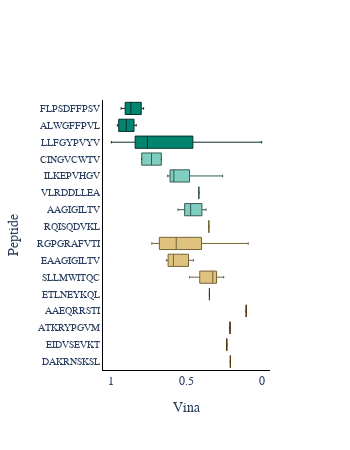
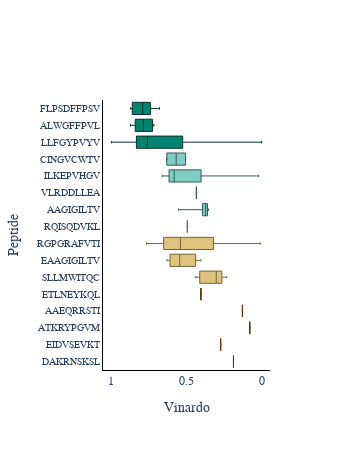
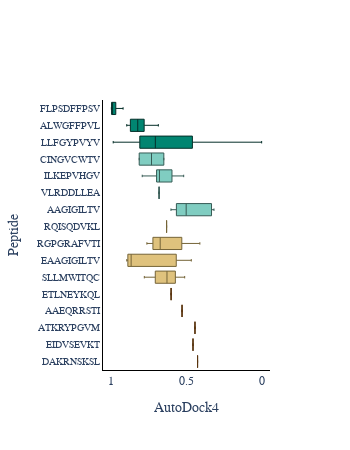
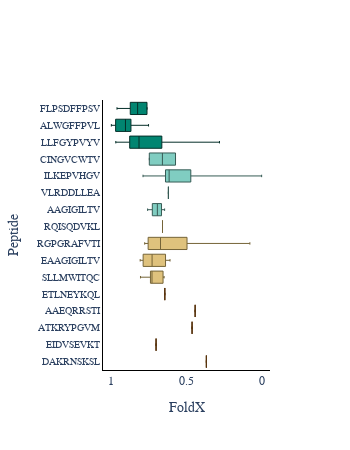

Notebook code for these charts, in order:
### Code cell
for f in scorings:
    fig = make_boxplot(dataset, f)
    fig.write_image("figures/boxplot-"+f+".svg")
    iplot(fig)

### Figure 1 — Plotly figure (JSON) as saved in the notebook; plotly's stock layout.template omitted (floating-point values rounded to 4 significant figures)
{"data": [{"boxpoints": false, "fillcolor": "#a6611a", "jitter": 0.5, "line": {"color": "#59340e", "width": 1}, "marker": {"color": "rgb(0, 0, 0)", "size": 2}, "name": "DAKRNSKSL", "type": "box", "whiskerwidth": 0.2, "x": [0.208]}, {"boxpoints": false, "fillcolor": "#a6611a", "jitter": 0.5, "line": {"color": "#59340e", "width": 1}, "marker": {"color": "rgb(0, 0, 0)", "size": 2}, "name": "EIDVSEVKT", "type": "box", "whiskerwidth": 0.2, "x": [0.2322]}, {"boxpoints": false, "fillcolor": "#a6611a", "jitter": 0.5, "line": {"color": "#59340e", "width": 1}, "marker": {"color": "rgb(0, 0, 0)", "size": 2}, "name": "ATKRYPGVM", "type": "box", "whiskerwidth": 0.2, "x": [0.2106]}, {"boxpoints": false, "fillcolor": "#a6611a", "jitter": 0.5, "line": {"color": "#59340e", "width": 1}, "marker": {"color": "rgb(0, 0, 0)", "size": 2}, "name": "AAEQRRSTI", "type": "box", "whiskerwidth": 0.2, "x": [0.1027]}, {"boxpoints": false, "fillcolor": "#a6611a", "jitter": 0.5, "line": {"color": "#59340e", "width": 1}, "marker": {"color": "rgb(0, 0, 0)", "size": 2}, "name": "ETLNEYKQL", "type": "box", "whiskerwidth": 0.2, "x": [0.3473]}, {"boxpoints": false, "fillcolor": "#dfc27d", "jitter": 0.5, "line": {"color": "#756438", "width": 1}, "marker": {"color": "rgb(0, 0, 0)", "size": 2}, "name": "SLLMWITQC", "type": "box", "whiskerwidth": 0.2, "x": [0.3243, 0.2876, 0.4166, 0.4102, 0.3042, 0.3265, 0.2525, 0.3251, 0.4794]}, {"boxpoints": false, "fillcolor": "#dfc27d", "jitter": 0.5, "line": {"color": "#756438", "width": 1}, "marker": {"color": "rgb(0, 0, 0)", "size": 2}, "name": "EAAGIGILTV", "type": "box", "whiskerwidth": 0.2, "x": [0.4534, 0.5868, 0.6343]}, {"boxpoints": false, "fillcolor": "#dfc27d", "jitter": 0.5, "line": {"color": "#756438", "width": 1}, "marker": {"color": "rgb(0, 0, 0)", "size": 2}, "name": "RGPGRAFVTI", "type": "box", "whiskerwidth": 0.2, "x": [0.7308, 0.6806, 0.5084, 0.4002, 0.08936, 0.6283]}, {"boxpoints": false, "fillcolor": "#dfc27d", "jitter": 0.5, "line": {"color": "#756438", "width": 1}, "marker": {"color": "rgb(0, 0, 0)", "size": 2}, "name": "RQISQDVKL", "type": "box", "whiskerwidth": 0.2, "x": [0.3516]}, {"boxpoints": false, "fillcolor": "#80cdc1", "jitter": 0.5, "line": {"color": "#365b55", "width": 1}, "marker": {"color": "rgb(0, 0, 0)", "size": 2}, "name": "AAGIGILTV", "type": "box", "whiskerwidth": 0.2, "x": [0.4695, 0.5052, 0.4751, 0.5191, 0.5568, 0.373, 0.37, 0.4217]}, {"boxpoints": false, "fillcolor": "#80cdc1", "jitter": 0.5, "line": {"color": "#365b55", "width": 1}, "marker": {"color": "rgb(0, 0, 0)", "size": 2}, "name": "VLRDDLLEA", "type": "box", "whiskerwidth": 0.2, "x": [0.4182]}, {"boxpoints": false, "fillcolor": "#80cdc1", "jitter": 0.5, "line": {"color": "#365b55", "width": 1}, "marker": {"color": "rgb(0, 0, 0)", "size": 2}, "name": "ILKEPVHGV", "type": "box", "whiskerwidth": 0.2, "x": [0.4561, 0.6156, 0.5913, 0.5846, 0.2599, 0.6253, 0.5505]}, {"boxpoints": false, "fillcolor": "#80cdc1", "jitter": 0.5, "line": {"color": "#365b55", "width": 1}, "marker": {"color": "rgb(0, 0, 0)", "size": 2}, "name": "CINGVCWTV", "type": "box", "whiskerwidth": 0.2, "x": [0.6673, 0.7981]}, {"boxpoints": false, "fillcolor": "#018571", "jitter": 0.5, "line": {"color": "#052f29", "width": 1}, "marker": {"color": "rgb(0, 0, 0)", "size": 2}, "name": "LLFGYPVYV", "type": "box", "whiskerwidth": 0.2, "x": [0.5543, 0.7876, 0.6892, 0.7359, 0.7475, 0.8784, 0.7446, 0.8448, 0.9284, 1, 0.8418, 0.8286, 0.8417, 0.8262, 0.7979, 0.7733, 0, 0.1388, 0.1677, 0.1445, 0.1012, 0.0348, 0.886, 0.7447, 0.7602]}, {"boxpoints": false, "fillcolor": "#018571", "jitter": 0.5, "line": {"color": "#052f29", "width": 1}, "marker": {"color": "rgb(0, 0, 0)", "size": 2}, "name": "ALWGFFPVL", "type": "box", "whiskerwidth": 0.2, "x": [0.937, 0.9605, 0.9529, 0.9511, 0.857, 0.8343, 0.9232, 0.8787, 0.8492, 0.8465]}, {"boxpoints": false, "fillcolor": "#018571", "jitter": 0.5, "line": {"color": "#052f29", "width": 1}, "marker": {"color": "rgb(0, 0, 0)", "size": 2}, "name": "FLPSDFFPSV", "type": "box", "whiskerwidth": 0.2, "x": [0.8701, 0.9353, 0.8064, 0.8989, 0.7854]}], "layout": {"boxgap": 0.15, "boxgroupgap": 0.15, "font": {"family": "Times New Roman"}, "height": 450, "paper_bgcolor": "rgba(0, 0, 0, 0)", "plot_bgcolor": "rgba(0, 0, 0, 0)", "showlegend": false, "width": 350, "xaxis": {"autorange": "reversed", "linecolor": "Black", "showline": true, "title": {"text": "Vina"}, "zeroline": true}, "yaxis": {"dtick": 0.1, "linecolor": "Black", "showline": true, "tickfont": {"size": 10}, "title": {"text": "Peptide"}, "zeroline": true}}}

### Figure 2 — Plotly figure (JSON) as saved in the notebook; plotly's stock layout.template omitted (floating-point values rounded to 4 significant figures)
{"data": [{"boxpoints": false, "fillcolor": "#a6611a", "jitter": 0.5, "line": {"color": "#59340e", "width": 1}, "marker": {"color": "rgb(0, 0, 0)", "size": 2}, "name": "DAKRNSKSL", "type": "box", "whiskerwidth": 0.2, "x": [0.1874]}, {"boxpoints": false, "fillcolor": "#a6611a", "jitter": 0.5, "line": {"color": "#59340e", "width": 1}, "marker": {"color": "rgb(0, 0, 0)", "size": 2}, "name": "EIDVSEVKT", "type": "box", "whiskerwidth": 0.2, "x": [0.2728]}, {"boxpoints": false, "fillcolor": "#a6611a", "jitter": 0.5, "line": {"color": "#59340e", "width": 1}, "marker": {"color": "rgb(0, 0, 0)", "size": 2}, "name": "ATKRYPGVM", "type": "box", "whiskerwidth": 0.2, "x": [0.07904]}, {"boxpoints": false, "fillcolor": "#a6611a", "jitter": 0.5, "line": {"color": "#59340e", "width": 1}, "marker": {"color": "rgb(0, 0, 0)", "size": 2}, "name": "AAEQRRSTI", "type": "box", "whiskerwidth": 0.2, "x": [0.1279]}, {"boxpoints": false, "fillcolor": "#a6611a", "jitter": 0.5, "line": {"color": "#59340e", "width": 1}, "marker": {"color": "rgb(0, 0, 0)", "size": 2}, "name": "ETLNEYKQL", "type": "box", "whiskerwidth": 0.2, "x": [0.4044]}, {"boxpoints": false, "fillcolor": "#dfc27d", "jitter": 0.5, "line": {"color": "#756438", "width": 1}, "marker": {"color": "rgb(0, 0, 0)", "size": 2}, "name": "SLLMWITQC", "type": "box", "whiskerwidth": 0.2, "x": [0.277, 0.2324, 0.4387, 0.4076, 0.3021, 0.2728, 0.2401, 0.3541, 0.4254]}, {"boxpoints": false, "fillcolor": "#dfc27d", "jitter": 0.5, "line": {"color": "#756438", "width": 1}, "marker": {"color": "rgb(0, 0, 0)", "size": 2}, "name": "EAAGIGILTV", "type": "box", "whiskerwidth": 0.2, "x": [0.4039, 0.5453, 0.6304]}, {"boxpoints": false, "fillcolor": "#dfc27d", "jitter": 0.5, "line": {"color": "#756438", "width": 1}, "marker": {"color": "rgb(0, 0, 0)", "size": 2}, "name": "RGPGRAFVTI", "type": "box", "whiskerwidth": 0.2, "x": [0.7654, 0.6521, 0.4686, 0.3203, 0.009138, 0.6124]}, {"boxpoints": false, "fillcolor": "#dfc27d", "jitter": 0.5, "line": {"color": "#756438", "width": 1}, "marker": {"color": "rgb(0, 0, 0)", "size": 2}, "name": "RQISQDVKL", "type": "box", "whiskerwidth": 0.2, "x": [0.494]}, {"boxpoints": false, "fillcolor": "#80cdc1", "jitter": 0.5, "line": {"color": "#365b55", "width": 1}, "marker": {"color": "rgb(0, 0, 0)", "size": 2}, "name": "AAGIGILTV", "type": "box", "whiskerwidth": 0.2, "x": [0.3728, 0.4063, 0.3539, 0.373, 0.5539, 0.3666, 0.3532, 0.3815]}, {"boxpoints": false, "fillcolor": "#80cdc1", "jitter": 0.5, "line": {"color": "#365b55", "width": 1}, "marker": {"color": "rgb(0, 0, 0)", "size": 2}, "name": "VLRDDLLEA", "type": "box", "whiskerwidth": 0.2, "x": [0.434]}, {"boxpoints": false, "fillcolor": "#80cdc1", "jitter": 0.5, "line": {"color": "#365b55", "width": 1}, "marker": {"color": "rgb(0, 0, 0)", "size": 2}, "name": "ILKEPVHGV", "type": "box", "whiskerwidth": 0.2, "x": [0.363, 0.6193, 0.5818, 0.5231, 0.02003, 0.6607, 0.6062]}, {"boxpoints": false, "fillcolor": "#80cdc1", "jitter": 0.5, "line": {"color": "#365b55", "width": 1}, "marker": {"color": "rgb(0, 0, 0)", "size": 2}, "name": "CINGVCWTV", "type": "box", "whiskerwidth": 0.2, "x": [0.5061, 0.631]}, {"boxpoints": false, "fillcolor": "#018571", "jitter": 0.5, "line": {"color": "#052f29", "width": 1}, "marker": {"color": "rgb(0, 0, 0)", "size": 2}, "name": "LLFGYPVYV", "type": "box", "whiskerwidth": 0.2, "x": [0.6383, 0.7895, 0.6771, 0.7547, 0.7279, 0.8633, 0.761, 0.8712, 0.9409, 1, 0.8318, 0.8184, 0.8373, 0.8209, 0.7282, 0.742, 0.0236, 0.1379, 0.1868, 0.1631, 0, 0.03669, 0.8621, 0.7966, 0.794]}, {"boxpoints": false, "fillcolor": "#018571", "jitter": 0.5, "line": {"color": "#052f29", "width": 1}, "marker": {"color": "rgb(0, 0, 0)", "size": 2}, "name": "ALWGFFPVL", "type": "box", "whiskerwidth": 0.2, "x": [0.8724, 0.8618, 0.8182, 0.841, 0.8134, 0.7605, 0.7501, 0.7264, 0.7167, 0.7209]}, {"boxpoints": false, "fillcolor": "#018571", "jitter": 0.5, "line": {"color": "#052f29", "width": 1}, "marker": {"color": "rgb(0, 0, 0)", "size": 2}, "name": "FLPSDFFPSV", "type": "box", "whiskerwidth": 0.2, "x": [0.7916, 0.8721, 0.7606, 0.8568, 0.6795]}], "layout": {"boxgap": 0.15, "boxgroupgap": 0.15, "font": {"family": "Times New Roman"}, "height": 450, "paper_bgcolor": "rgba(0, 0, 0, 0)", "plot_bgcolor": "rgba(0, 0, 0, 0)", "showlegend": false, "width": 350, "xaxis": {"autorange": "reversed", "linecolor": "Black", "showline": true, "title": {"text": "Vinardo"}, "zeroline": true}, "yaxis": {"dtick": 0.1, "linecolor": "Black", "showline": true, "tickfont": {"size": 10}, "title": {"text": "Peptide"}, "zeroline": true}}}

### Figure 3 — Plotly figure (JSON) as saved in the notebook; plotly's stock layout.template omitted (floating-point values rounded to 4 significant figures)
{"data": [{"boxpoints": false, "fillcolor": "#a6611a", "jitter": 0.5, "line": {"color": "#59340e", "width": 1}, "marker": {"color": "rgb(0, 0, 0)", "size": 2}, "name": "DAKRNSKSL", "type": "box", "whiskerwidth": 0.2, "x": [0.4263]}, {"boxpoints": false, "fillcolor": "#a6611a", "jitter": 0.5, "line": {"color": "#59340e", "width": 1}, "marker": {"color": "rgb(0, 0, 0)", "size": 2}, "name": "EIDVSEVKT", "type": "box", "whiskerwidth": 0.2, "x": [0.4568]}, {"boxpoints": false, "fillcolor": "#a6611a", "jitter": 0.5, "line": {"color": "#59340e", "width": 1}, "marker": {"color": "rgb(0, 0, 0)", "size": 2}, "name": "ATKRYPGVM", "type": "box", "whiskerwidth": 0.2, "x": [0.4436]}, {"boxpoints": false, "fillcolor": "#a6611a", "jitter": 0.5, "line": {"color": "#59340e", "width": 1}, "marker": {"color": "rgb(0, 0, 0)", "size": 2}, "name": "AAEQRRSTI", "type": "box", "whiskerwidth": 0.2, "x": [0.5295]}, {"boxpoints": false, "fillcolor": "#a6611a", "jitter": 0.5, "line": {"color": "#59340e", "width": 1}, "marker": {"color": "rgb(0, 0, 0)", "size": 2}, "name": "ETLNEYKQL", "type": "box", "whiskerwidth": 0.2, "x": [0.6024]}, {"boxpoints": false, "fillcolor": "#dfc27d", "jitter": 0.5, "line": {"color": "#756438", "width": 1}, "marker": {"color": "rgb(0, 0, 0)", "size": 2}, "name": "SLLMWITQC", "type": "box", "whiskerwidth": 0.2, "x": [0.7013, 0.6707, 0.6299, 0.7806, 0.6231, 0.5735, 0.5121, 0.5744, 0.7269]}, {"boxpoints": false, "fillcolor": "#dfc27d", "jitter": 0.5, "line": {"color": "#756438", "width": 1}, "marker": {"color": "rgb(0, 0, 0)", "size": 2}, "name": "EAAGIGILTV", "type": "box", "whiskerwidth": 0.2, "x": [0.468, 0.8975, 0.8683]}, {"boxpoints": false, "fillcolor": "#dfc27d", "jitter": 0.5, "line": {"color": "#756438", "width": 1}, "marker": {"color": "rgb(0, 0, 0)", "size": 2}, "name": "RGPGRAFVTI", "type": "box", "whiskerwidth": 0.2, "x": [0.7176, 0.7234, 0.4111, 0.6324, 0.5313, 0.7636]}, {"boxpoints": false, "fillcolor": "#dfc27d", "jitter": 0.5, "line": {"color": "#756438", "width": 1}, "marker": {"color": "rgb(0, 0, 0)", "size": 2}, "name": "RQISQDVKL", "type": "box", "whiskerwidth": 0.2, "x": [0.6325]}, {"boxpoints": false, "fillcolor": "#80cdc1", "jitter": 0.5, "line": {"color": "#365b55", "width": 1}, "marker": {"color": "rgb(0, 0, 0)", "size": 2}, "name": "AAGIGILTV", "type": "box", "whiskerwidth": 0.2, "x": [0.5422, 0.6034, 0.5867, 0.5476, 0.4621, 0.3354, 0.3315, 0.3171]}, {"boxpoints": false, "fillcolor": "#80cdc1", "jitter": 0.5, "line": {"color": "#365b55", "width": 1}, "marker": {"color": "rgb(0, 0, 0)", "size": 2}, "name": "VLRDDLLEA", "type": "box", "whiskerwidth": 0.2, "x": [0.6823]}, {"boxpoints": false, "fillcolor": "#80cdc1", "jitter": 0.5, "line": {"color": "#365b55", "width": 1}, "marker": {"color": "rgb(0, 0, 0)", "size": 2}, "name": "ILKEPVHGV", "type": "box", "whiskerwidth": 0.2, "x": [0.6798, 0.7052, 0.6759, 0.7946, 0.5186, 0.6809, 0.5703]}, {"boxpoints": false, "fillcolor": "#80cdc1", "jitter": 0.5, "line": {"color": "#365b55", "width": 1}, "marker": {"color": "rgb(0, 0, 0)", "size": 2}, "name": "CINGVCWTV", "type": "box", "whiskerwidth": 0.2, "x": [0.6508, 0.8148]}, {"boxpoints": false, "fillcolor": "#018571", "jitter": 0.5, "line": {"color": "#052f29", "width": 1}, "marker": {"color": "rgb(0, 0, 0)", "size": 2}, "name": "LLFGYPVYV", "type": "box", "whiskerwidth": 0.2, "x": [0.4742, 0.7079, 0.5598, 0.6899, 0.7103, 0.8675, 0.677, 0.7468, 0.9165, 0.9089, 0.8056, 0.8141, 0.8095, 0.7941, 0.8522, 0.9876, 0.1107, 0.1047, 0.03119, 0.09196, 0.4202, 0, 0.7073, 0.6449, 0.6645]}, {"boxpoints": false, "fillcolor": "#018571", "jitter": 0.5, "line": {"color": "#052f29", "width": 1}, "marker": {"color": "rgb(0, 0, 0)", "size": 2}, "name": "ALWGFFPVL", "type": "box", "whiskerwidth": 0.2, "x": [0.7817, 0.791, 0.8711, 0.823, 0.6874, 0.7191, 0.8733, 0.8258, 0.8976, 0.8763]}, {"boxpoints": false, "fillcolor": "#018571", "jitter": 0.5, "line": {"color": "#052f29", "width": 1}, "marker": {"color": "rgb(0, 0, 0)", "size": 2}, "name": "FLPSDFFPSV", "type": "box", "whiskerwidth": 0.2, "x": [1, 0.998, 0.9219, 0.9951, 0.9866]}], "layout": {"boxgap": 0.15, "boxgroupgap": 0.15, "font": {"family": "Times New Roman"}, "height": 450, "paper_bgcolor": "rgba(0, 0, 0, 0)", "plot_bgcolor": "rgba(0, 0, 0, 0)", "showlegend": false, "width": 350, "xaxis": {"autorange": "reversed", "linecolor": "Black", "showline": true, "title": {"text": "AutoDock4"}, "zeroline": true}, "yaxis": {"dtick": 0.1, "linecolor": "Black", "showline": true, "tickfont": {"size": 10}, "title": {"text": "Peptide"}, "zeroline": true}}}

### Figure 4 — Plotly figure (JSON) as saved in the notebook; plotly's stock layout.template omitted (floating-point values rounded to 4 significant figures)
{"data": [{"boxpoints": false, "fillcolor": "#a6611a", "jitter": 0.5, "line": {"color": "#59340e", "width": 1}, "marker": {"color": "rgb(0, 0, 0)", "size": 2}, "name": "DAKRNSKSL", "type": "box", "whiskerwidth": 0.2, "x": [0.3679]}, {"boxpoints": false, "fillcolor": "#a6611a", "jitter": 0.5, "line": {"color": "#59340e", "width": 1}, "marker": {"color": "rgb(0, 0, 0)", "size": 2}, "name": "EIDVSEVKT", "type": "box", "whiskerwidth": 0.2, "x": [0.7023]}, {"boxpoints": false, "fillcolor": "#a6611a", "jitter": 0.5, "line": {"color": "#59340e", "width": 1}, "marker": {"color": "rgb(0, 0, 0)", "size": 2}, "name": "ATKRYPGVM", "type": "box", "whiskerwidth": 0.2, "x": [0.4628]}, {"boxpoints": false, "fillcolor": "#a6611a", "jitter": 0.5, "line": {"color": "#59340e", "width": 1}, "marker": {"color": "rgb(0, 0, 0)", "size": 2}, "name": "AAEQRRSTI", "type": "box", "whiskerwidth": 0.2, "x": [0.4424]}, {"boxpoints": false, "fillcolor": "#a6611a", "jitter": 0.5, "line": {"color": "#59340e", "width": 1}, "marker": {"color": "rgb(0, 0, 0)", "size": 2}, "name": "ETLNEYKQL", "type": "box", "whiskerwidth": 0.2, "x": [0.6443]}, {"boxpoints": false, "fillcolor": "#dfc27d", "jitter": 0.5, "line": {"color": "#756438", "width": 1}, "marker": {"color": "rgb(0, 0, 0)", "size": 2}, "name": "SLLMWITQC", "type": "box", "whiskerwidth": 0.2, "x": [0.7154, 0.6546, 0.7322, 0.8061, 0.649, 0.7515, 0.7296, 0.736, 0.6564]}, {"boxpoints": false, "fillcolor": "#dfc27d", "jitter": 0.5, "line": {"color": "#756438", "width": 1}, "marker": {"color": "rgb(0, 0, 0)", "size": 2}, "name": "EAAGIGILTV", "type": "box", "whiskerwidth": 0.2, "x": [0.6096, 0.729, 0.8083]}, {"boxpoints": false, "fillcolor": "#dfc27d", "jitter": 0.5, "line": {"color": "#756438", "width": 1}, "marker": {"color": "rgb(0, 0, 0)", "size": 2}, "name": "RGPGRAFVTI", "type": "box", "whiskerwidth": 0.2, "x": [0.6538, 0.7553, 0.4965, 0.6922, 0.07827, 0.7783]}, {"boxpoints": false, "fillcolor": "#dfc27d", "jitter": 0.5, "line": {"color": "#756438", "width": 1}, "marker": {"color": "rgb(0, 0, 0)", "size": 2}, "name": "RQISQDVKL", "type": "box", "whiskerwidth": 0.2, "x": [0.6596]}, {"boxpoints": false, "fillcolor": "#80cdc1", "jitter": 0.5, "line": {"color": "#365b55", "width": 1}, "marker": {"color": "rgb(0, 0, 0)", "size": 2}, "name": "AAGIGILTV", "type": "box", "whiskerwidth": 0.2, "x": [0.6909, 0.7588, 0.6767, 0.7172, 0.6968, 0.6555, 0.6456, 0.7376]}, {"boxpoints": false, "fillcolor": "#80cdc1", "jitter": 0.5, "line": {"color": "#365b55", "width": 1}, "marker": {"color": "rgb(0, 0, 0)", "size": 2}, "name": "VLRDDLLEA", "type": "box", "whiskerwidth": 0.2, "x": [0.6204]}, {"boxpoints": false, "fillcolor": "#80cdc1", "jitter": 0.5, "line": {"color": "#365b55", "width": 1}, "marker": {"color": "rgb(0, 0, 0)", "size": 2}, "name": "ILKEPVHGV", "type": "box", "whiskerwidth": 0.2, "x": [0.4377, 0.6442, 0.6155, 0.7894, 0, 0.6264, 0.5724]}, {"boxpoints": false, "fillcolor": "#80cdc1", "jitter": 0.5, "line": {"color": "#365b55", "width": 1}, "marker": {"color": "rgb(0, 0, 0)", "size": 2}, "name": "CINGVCWTV", "type": "box", "whiskerwidth": 0.2, "x": [0.573, 0.7475]}, {"boxpoints": false, "fillcolor": "#018571", "jitter": 0.5, "line": {"color": "#052f29", "width": 1}, "marker": {"color": "rgb(0, 0, 0)", "size": 2}, "name": "LLFGYPVYV", "type": "box", "whiskerwidth": 0.2, "x": [0.7963, 0.7316, 0.8777, 0.9705, 0.8227, 0.8135, 0.928, 0.8552, 0.8787, 0.9286, 0.8306, 0.8262, 0.816, 0.8257, 0.782, 0.9357, 0.2806, 0.3337, 0.3627, 0.4273, 0.4396, 0.4925, 0.9183, 0.7797, 0.7213]}, {"boxpoints": false, "fillcolor": "#018571", "jitter": 0.5, "line": {"color": "#052f29", "width": 1}, "marker": {"color": "rgb(0, 0, 0)", "size": 2}, "name": "ALWGFFPVL", "type": "box", "whiskerwidth": 0.2, "x": [0.8602, 0.8697, 0.913, 0.9271, 0.9945, 1, 0.9716, 0.8991, 0.7526, 0.875]}, {"boxpoints": false, "fillcolor": "#018571", "jitter": 0.5, "line": {"color": "#052f29", "width": 1}, "marker": {"color": "rgb(0, 0, 0)", "size": 2}, "name": "FLPSDFFPSV", "type": "box", "whiskerwidth": 0.2, "x": [0.8447, 0.9625, 0.7623, 0.763, 0.8252]}], "layout": {"boxgap": 0.15, "boxgroupgap": 0.15, "font": {"family": "Times New Roman"}, "height": 450, "paper_bgcolor": "rgba(0, 0, 0, 0)", "plot_bgcolor": "rgba(0, 0, 0, 0)", "showlegend": false, "width": 350, "xaxis": {"autorange": "reversed", "linecolor": "Black", "showline": true, "title": {"text": "FoldX"}, "zeroline": true}, "yaxis": {"dtick": 0.1, "linecolor": "Black", "showline": true, "tickfont": {"size": 10}, "title": {"text": "Peptide"}, "zeroline": true}}}
